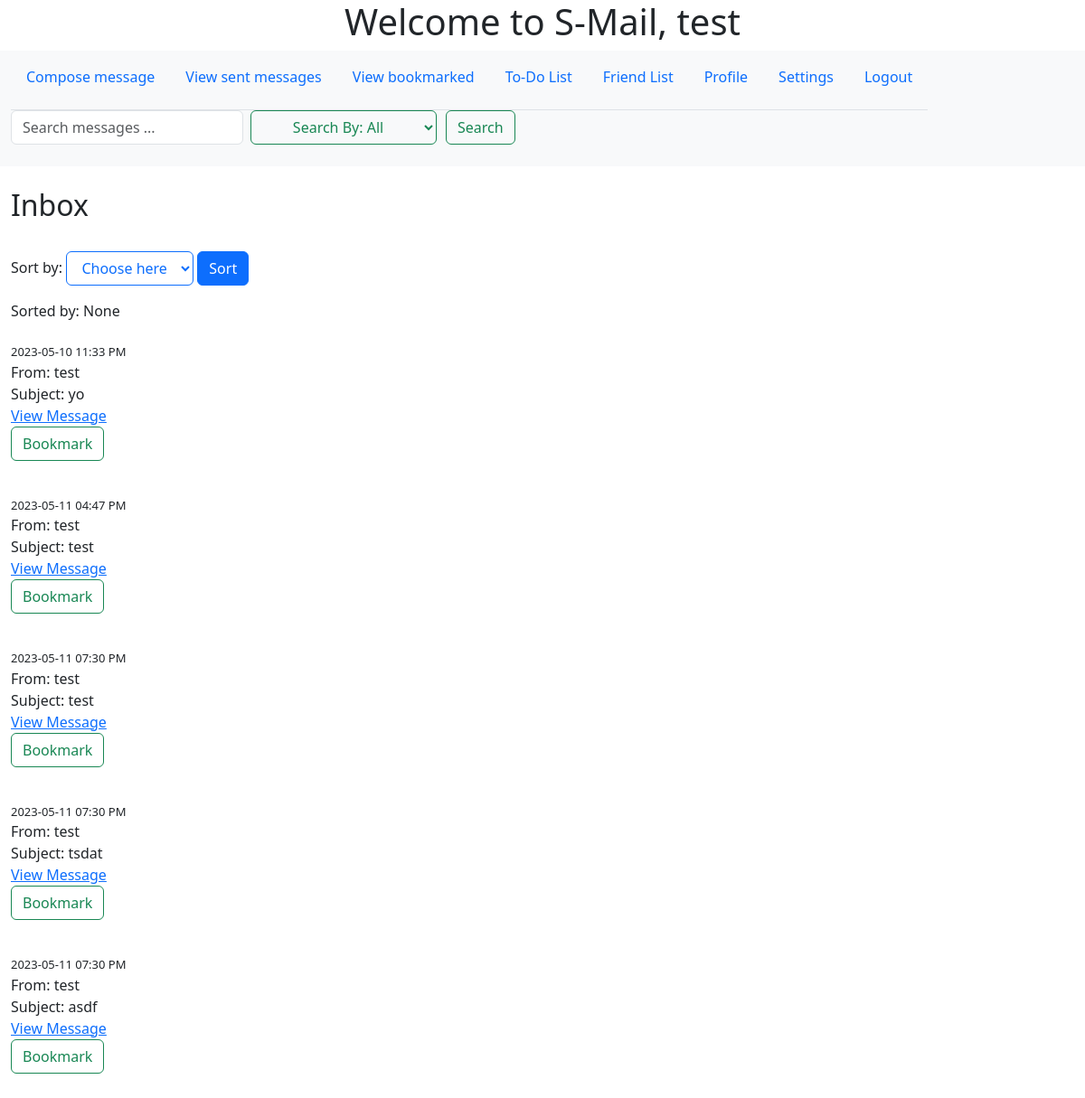
The app's page /mainpage (signed in), older data.
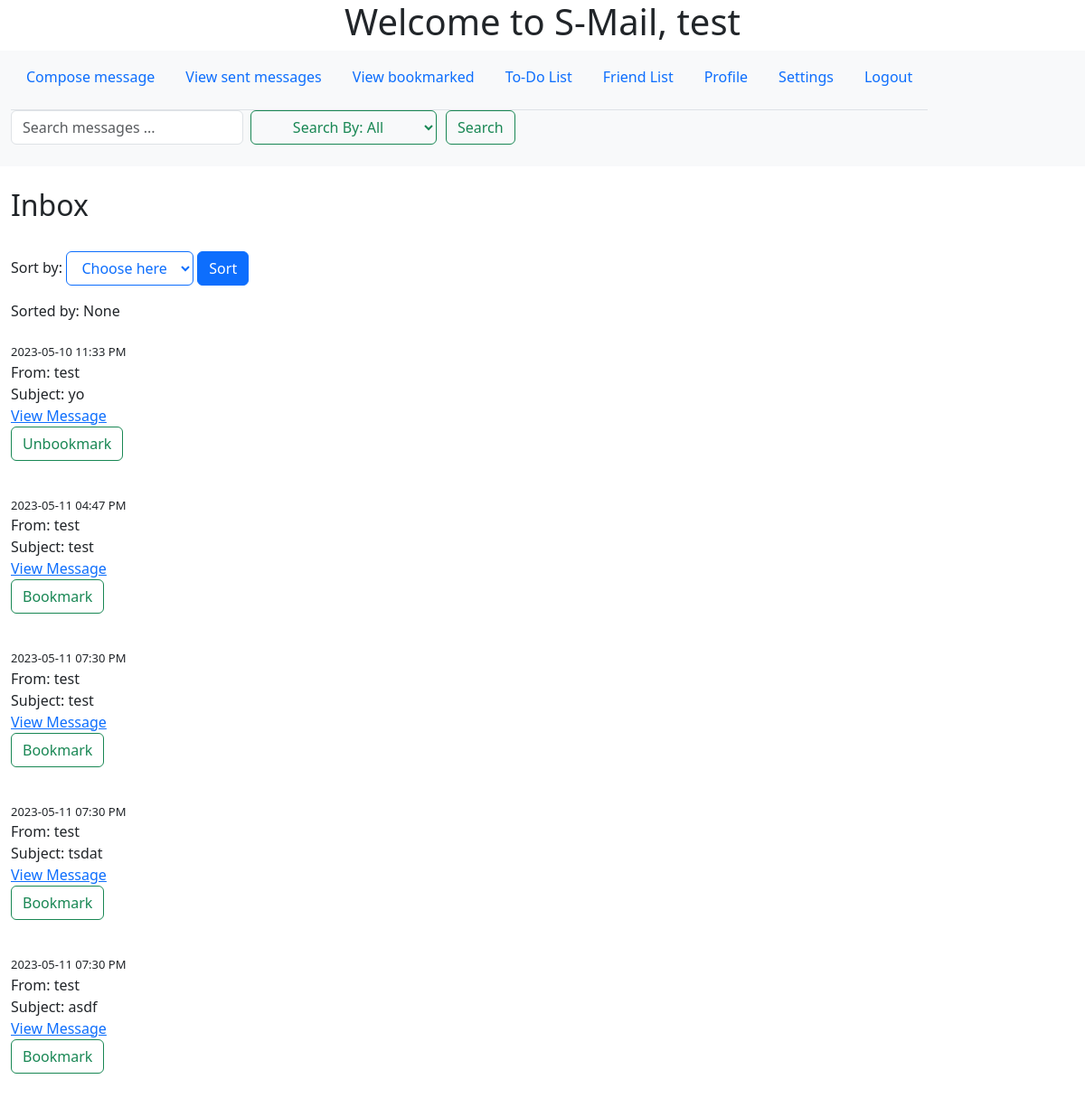
The same page, newer data.
### app/models.py (models this page shows, shortened)
class Message(db.Model):
    id = db.Column(db.Integer, primary_key=True)
    sender_id = db.Column(db.Integer, db.ForeignKey('user.id'), nullable=False)
    recipient_id = db.Column(db.Integer, db.ForeignKey('user.id'), nullable=False)
    subject = db.Column(db.String(100), nullable=False)
    body = db.Column(db.String(500), nullable=False)
    timestamp = db.Column(db.DateTime, default=datetime.now())
    bookmark = db.Column(db.Boolean, default=False)
    sender = db.relationship('User', foreign_keys=[sender_id])
    recipient = db.relationship('User', foreign_keys=[recipient_id])

class User(db.Model, UserMixin):
    id = db.Column(db.Integer, primary_key=True)
    username = db.Column(db.String(32), nullable=False)
    password = db.Column(db.String(32), nullable=False)
    email = db.Column(db.String(100), nullable=False)
    bio = db.Column(db.String(100), nullable = False, default = '')
    name = db.Column(db.String(32), nullable = False, default = '')
    friends = db.relationship('Friend', backref='user', lazy='dynamic')

### app/routes.py (the view)
@myapp_obj.route("/mainpage", methods=['GET', 'POST'])
@login_required #needs to be logged in to access this page
def mainpage():
    sort_by = request.form.get("sort")
    asc = Message.query.filter_by(recipient=current_user).order_by(Message.timestamp.asc()).all()
    des = Message.query.filter_by(recipient=current_user).order_by(Message.timestamp.desc()).all()
    return render_template('mainpage.html', sort_by=sort_by, des=des, asc=asc,name=current_user.username)

### app/models.py (called while the page is built)
@login_manager.user_loader
def load_user(user_id):
    return User.query.get(int(user_id))

### app/templates/mainpage.html (shortened to what this page needs)
<html>
    <head>
        <link rel="stylesheet" href="{{ url_for('static', filename='mainpage.css') }}">
        <link href="https://cdn.jsdelivr.net/npm/bootstrap@5.3.0-alpha3/dist/css/bootstrap.min.css" rel="stylesheet">
    </head>
    <body>
        <h1>Welcome to S-Mail, {{ name }}</h1>
        <nav class="navbar bg-body-tertiary">
            <div class="container-fluid">
                <ul class="nav nav-tabs">
                    <li><form action="{{ url_for('compose') }}" method="post">
                        <button class="nav-link" type="submit">Compose message</button>
                    </form></li>
                    <li><form action="{{ url_for('sent') }}">
                        <button class="nav-link" type="submit">View sent messages</button>
                    </form></li>
                    <li><form action="{{ url_for('view_bookmark') }}">
                        <button class="nav-link" type="submit">View bookmarked</button>
                    </form></li>
                    <li class ="nav-item"><form action="{{ url_for('todo') }}" method="post">
                        <button class="nav-link" type="submit">To-Do List</button>
                    </form></li>
                    <li class ="nav-item"><form action="{{ url_for('friend_list') }}" method="post">
                    <button class="nav-link" type="submit">Friend List</button>
                    </form></li>
                    <li class ="nav-item"><form action="{{ url_for('profile') }}" method="post">
                        <button class ="nav-link"type="submit">Profile</button>
                  </form></li>
                    <li><form action="{{ url_for('settings') }}">
                        <button class="nav-link" type="submit">Settings</button>
                    </form></li>
                    <li class ="nav-item"><form action="{{ url_for('logout') }}" method="post">
                        <button class="nav-link" type="submit">Logout</button>
                    </form></li>
                </ul>
                <form class="d-flex" action="{{ url_for('search_results') }}" method="get">
                    <input class="form-control me-2" type="text" name="query" id="search_query" placeholder="Search messages ..." aria-label="Search">
                    <div class = "search">
                    <form method="get" action="{{ url_for('search_results') }}">
                    <select class="btn btn-outline-success" name="search_by">
                      <option value="" selected="selected">Search By: All</option>
                    </select>
                </div>
                    <button class="btn btn-outline-success" type="submit">Search</button>
                    </form>
            </div>
          </nav>
        <br>
        <div class="container-fluid">
        <h2>Inbox</h2>
        <br>
        <form method="post" action="{{ url_for('mainpage') }}">
            <label>Sort by:</label>
            <select class = "btn btn-outline-primary" name = "sort">
                <option class = "btn btn-light" value="" selected="selectd" hidden="hidden">Choose here</option>
            </select>
            <button class="btn btn-primary" type="submit">Sort</button>
        </form>
        Sorted by: {{ sort_by }}
        <br><br>
        <tbody>
            {%if sort_by == 'Newest first'%}
            {% for message in des %}
                <tr>
                    <td>From: {{ message.sender.username }}</td>
                    <br>
                    <td>{{ message.subject }}</td>
                    <br>
                    <td><a href="{{ url_for('message', message_id=message.id) }}">View Message</a></td>
                    <br>
                    <td>
                        {% if message.bookmark %}
                            <form method="post" action="{{ url_for('unbookmark', message_id=message.id) }}">
                                <button class="btn btn-outline-success" type="submit">Unbookmark</button>
                            </form>
                        {% else %}
                            <form method="post" action="{{ url_for('bookmark', message_id=message.id) }}">
                                <button class="btn btn-outline-sucess" type="submit">Bookmark</button>
                            </form>
                        {% endif %}
                    </td>
                    <br>
                </tr>
            {% endfor %}
            {%else%}
            {% for message in asc %}
                <tr>
                    <time>{{ message.timestamp.strftime('%Y-%m-%d %I:%M %p') }}</time>
                    <br>
                    <td>From: {{ message.sender.username }}</td>
                    <br>
                    <td>Subject: {{ message.subject }}</td>
                    <br>
                    <td><a href="{{ url_for('message', message_id=message.id) }}">View Message</a></td>
                    <br>
                    <td>
                        {% if message.bookmark %}
                            <form method="post" action="{{ url_for('unbookmark', message_id=message.id) }}">
                                <button class="btn btn-outline-success" type="submit">Unbookmark</button>
                            </form>
                        {% else %}
                            <form method="post" action="{{ url_for('bookmark', message_id=message.id) }}">
                                <button class="btn btn-outline-success" type="submit">Bookmark</button>
                            </form>
                        {% endif %}
                    </td>
                    <br>
                </tr>
            {% endfor %}
             {% endif %}
        </tbody>
    </div>
    </body>
</html>

### app/static/mainpage.css (style rules this page uses)
time { font-size: 13px; }
h1 { text-align: center; }
.search { margin-right: 10px; }

Row changes from the older to the newer data that the page shows:
changed Message "yo": bookmark "Bookmark" → "Unbookmark"
